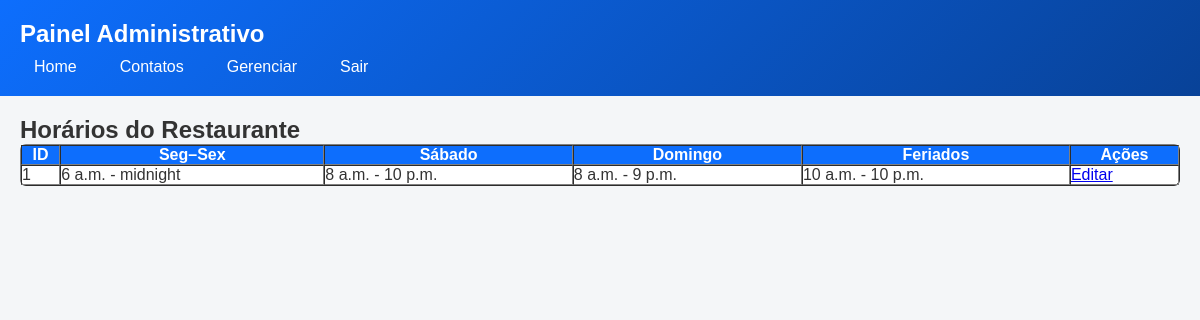
Screenshot of /painel/horarios/ with the database file from the repository.
### loja/models.py (models this page shows, shortened)
class Horario(models.Model):
    abertura_seg_sex = models.TimeField(help_text="Abertura (Seg–Sex)")
    fechamento_seg_sex = models.TimeField(help_text="Fechamento (Seg–Sex)")
    abertura_sab = models.TimeField(help_text="Abertura Sábado")
    fechamento_sab = models.TimeField(help_text="Fechamento Sábado")
    abertura_dom = models.TimeField(help_text="Abertura Domingo")
    fechamento_dom = models.TimeField(help_text="Fechamento Domingo")
    abertura_feriado = models.TimeField(null=True, blank=True, help_text="Abertura Feriado")
    fechamento_feriado = models.TimeField(null=True, blank=True, help_text="Fechamento Feriado")

### painel/views.py (the view)
# urls.py: path("horarios/", HorarioListView.as_view(), name="horario-list"),
class HorarioListView(ListView):
    model = Horario
    template_name = "painel/horarios/horario_list.html"
    context_object_name = "horarios"

### loja/templates/painel/horarios/horario_list.html (shortened to what this page needs)
{% extends "painel/base.html" %}
{% block content %}
<h2>Horários do Restaurante</h2>
<table border="1" cellpadding="8" cellspacing="0" style="width:100%; background:#fff; border-radius:6px;">
    <thead>
        <tr style="background:#0d6efd; color:white;">
            <th>ID</th>
            <th>Seg–Sex</th>
            <th>Sábado</th>
            <th>Domingo</th>
            <th>Feriados</th>
            <th>Ações</th>
        </tr>
    </thead>
    <tbody>
        {% for horario in horarios %}
        <tr>
            <td>{{ horario.id }}</td>
            <td>{{ horario.abertura_seg_sex }} - {{ horario.fechamento_seg_sex }}</td>
            <td>{{ horario.abertura_sab }} - {{ horario.fechamento_sab }}</td>
            <td>{{ horario.abertura_dom }} - {{ horario.fechamento_dom }}</td>
            <td>
                {% if horario.abertura_feriado %}
                    {{ horario.abertura_feriado }} - {{ horario.fechamento_feriado }}
                {% else %}
                    -
                {% endif %}
            </td>
            <td>
                <a href="{% url 'painel:horario-edit' horario.id %}">Editar</a>
            </td>
        </tr>
        {% empty %}
        <tr>
            <td colspan="6">Nenhum horário cadastrado.</td>
        </tr>
        {% endfor %}
    </tbody>
</table>
{% endblock %}

### loja/templates/painel/base.html (style rules this page uses)
* { margin: 0; padding: 0; box-sizing: border-box; font-family: Arial, Helvetica, sans-serif; }
body { background-color: #f4f6f8; color: #333; min-height: 100vh; }

### rows the page displays
Horario: id "1", abertura_seg_sex "6 a.m.", fechamento_seg_sex "midnight", abertura_sab "8 a.m.", fechamento_sab "10 p.m.", abertura_dom "8 a.m.", fechamento_dom "9 p.m.", abertura_feriado "10 a.m.", fechamento_feriado "10 p.m."
